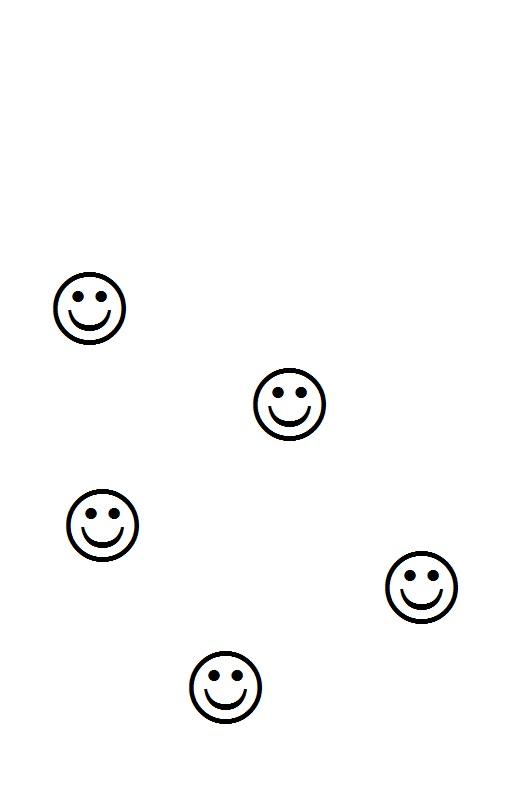
//> input picture OpenCV/OpenCV/ObjectFinder/field.jpg, 531 x 797 px
$ ./ObjectFinder   (built with g++ and OpenCV 4)
//> lines starting //> are read from the running program, lines starting //| are printed output that depends on the picture; after the words box and inside, x2 and y2 are one past the last pixel; in counts of white or black regions, pixels touching at a corner belong together
#include "opencv2/imgcodecs.hpp"
#include "opencv2/highgui.hpp"
#include "opencv2/imgproc.hpp"
#include <iostream>

using namespace std;
using namespace cv;

int main()
{

    vector<int> coords;
    double corr = 1;
    int x, y;
    double minVal;
    double maxVal;
    Point minLoc;
    Point maxLoc;
    Mat img = imread("field.jpg");
//> img is the input picture: 797 rows x 531 cols, CV_8UC3; mean B, G, R 250.4, 250.5, 250.5
    Mat copy = imread("field.jpg");
    Mat temp = imread("template.jpg");
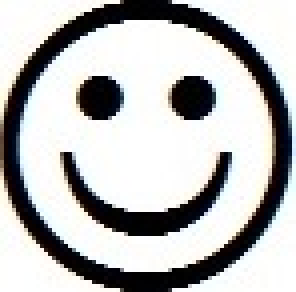
//> input picture OpenCV/OpenCV/ObjectFinder/template.jpg, 74 x 73 px (shown 4 times larger)
//> temp is the input picture: 73 rows x 74 cols, CV_8UC3; mean B, G, R 183.7, 184.1, 183.8

    Mat result;
    if (img.empty() || temp.empty())
    {
        cout << "Can't read one of the images" << endl;
        return 1;
    }
    matchTemplate(img, temp, result, TM_CCORR_NORMED);
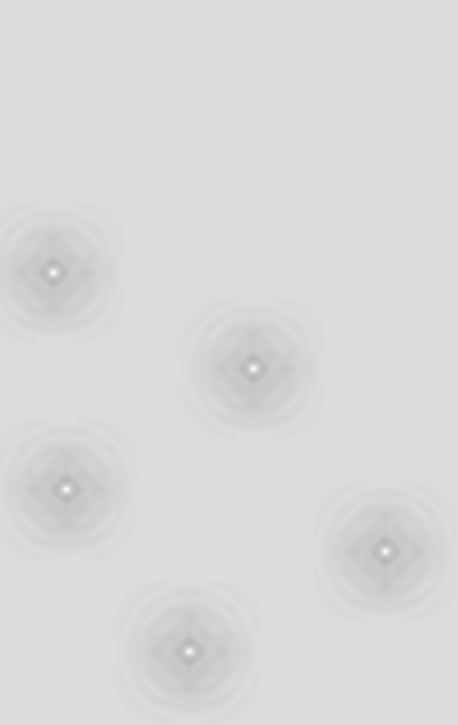
//> result: 725 rows x 458 cols, CV_32FC1; min 0.721, max 1, mean 0.855

    while (corr >= 0.87)
    {
        minMaxLoc(result, &minVal, &corr, &minLoc, &maxLoc);
        x = maxLoc.x;
        y = maxLoc.y;
        //result.at<float>(maxLoc) = 0.f; // Плохой способ
        if (corr >= 0.87)
        {
            // выкалываем из матрицы результатов найденный объект
            circle(result, Point(maxLoc), temp.cols / 2,
                Scalar(0, 0, 0), -1);
            // сохраняем координаты в векторе
            coords.push_back(x);
            coords.push_back(y);
            // рисуем прямоугольник вокруг найденного объекта
            rectangle(copy, Rect(x, y, temp.cols, temp.rows), Scalar(255, 0, 255), 2);
        }
        imshow("corr", result);
        imwrite("result.jpg", result);
        imshow("Result", copy);
        waitKey();
    }
//> this loop made 6 passes
//> (minVal, corr, minLoc, x, y) on passes 1 to 6: (0.721, 1, Point(188, 641), 53, 272), (0, 1, Point(53, 235), 253, 368), (0, 1, Point(53, 235), 385, 551), (0, 1, Point(53, 235), 189, 651), (0, 1, Point(53, 235), 66, 489), (0, 0.867, Point(53, 235), 189, 583)
//> pass 1, `imwrite("result.jpg", result);`:
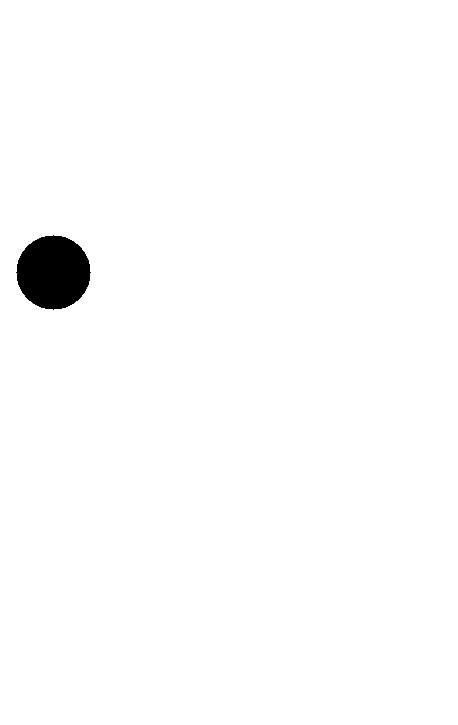
//> saved as result.jpg: 725 rows x 458 cols, CV_8UC1; values 0 (black) and 1 (white), 98.7% white; 1 black region, box (x1, y1, x2, y2) and area: (16, 235, 91, 310) 4293
//> pass 1, `imshow("Result", copy);`:
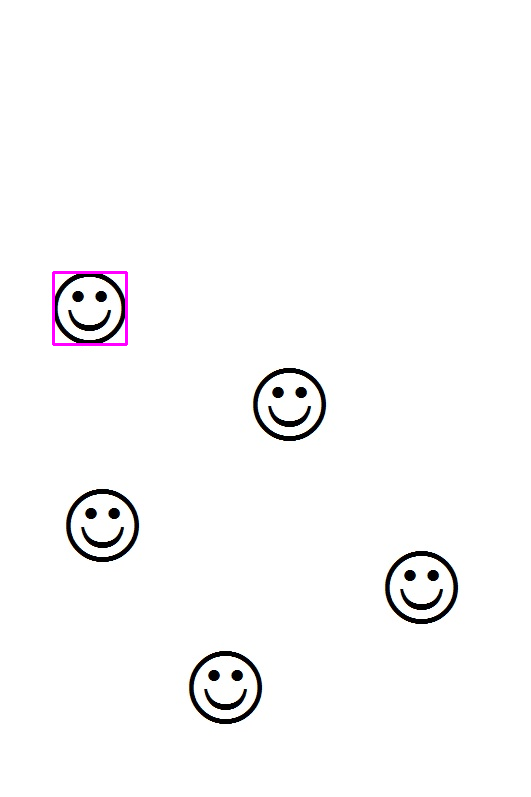
//> window 'Result': 797 rows x 531 cols, CV_8UC3; mean B, G, R 250.5, 250, 250.5
//> pass 2, `imshow("corr", result);`:
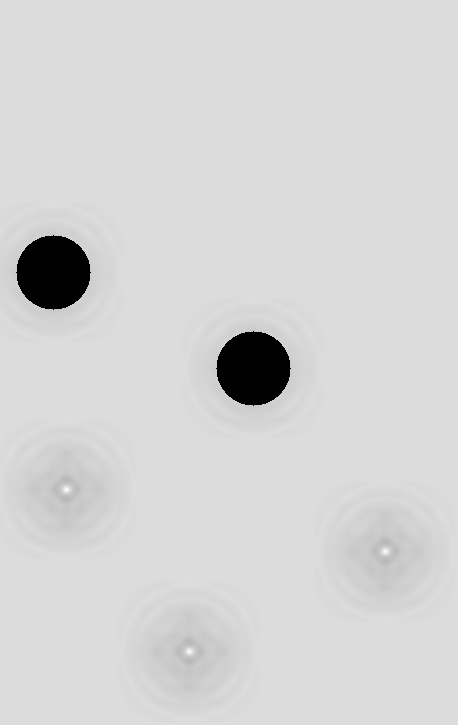
//> window 'corr': 725 rows x 458 cols, CV_8UC1; min 0, max 255, mean 212.5
//> after the loop:
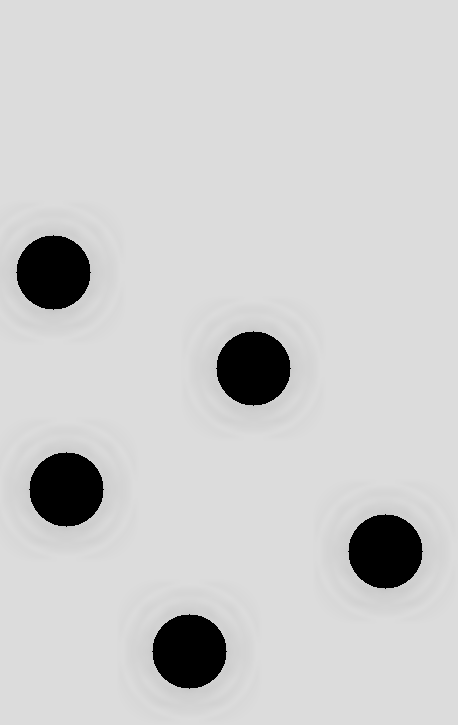
//> result: 725 rows x 458 cols, CV_32FC1; 6.46% of pixels changed, all inside (x1, y1, x2, y2) = (16, 235, 423, 689)
//> after the loop:
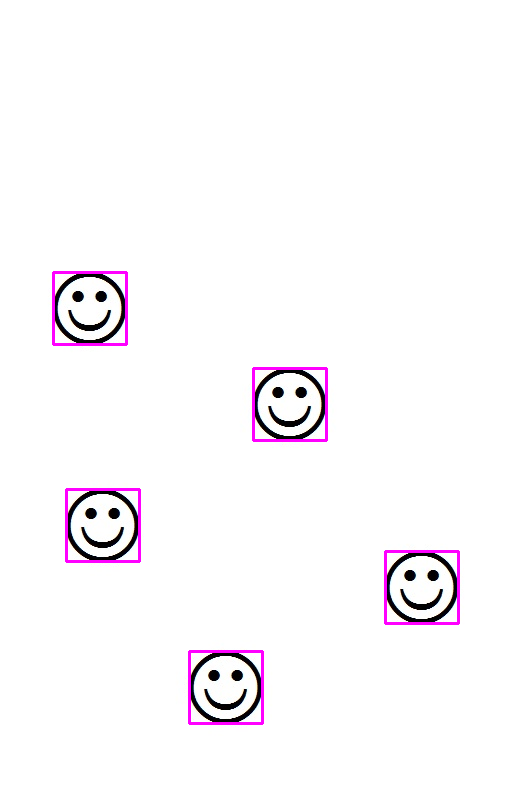
//> copy: 797 rows x 531 cols, CV_8UC3; 1.02% of pixels changed, all inside (x1, y1, x2, y2) = (52, 271, 460, 725)
//> after the loop, minVal = 0
    for (auto i = 0; i < coords.size() / 2; i++)
    {
        cout << coords[i * 2] << ' ' << coords[i * 2 + 1] << endl;
    }
//> this loop made 5 passes
//| 53 272
//| 253 368
//| 385 551
//| 189 651
//| 66 489
}
